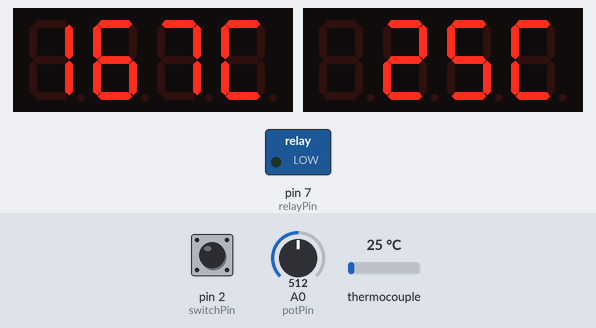
Recording of a sketch running on a simulated Arduino Uno, built with avr-gcc and run on an emulated ATmega328P. Parts: 2 × 4-digit seven-segment display, switched loads named in the sketch (green lamp = pin HIGH). The inputs (shaded band) are chosen by the test bench; at power-on: pin 2 (switchPin) LOW, thermocouple 25 °C, A0 (potPin) = 512.

Above: at 1.7 s.
1.8 s: pin 2 (switchPin) pulled HIGH for 0.25 s
At 2.02 s:
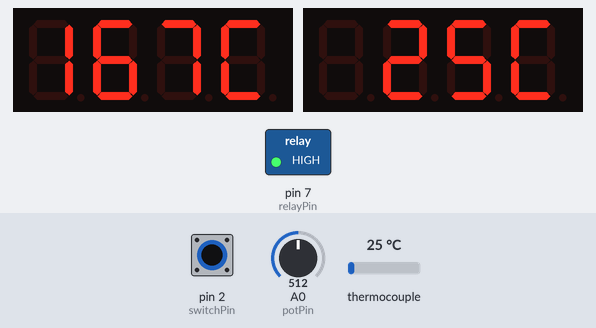
3.7 s: thermocouple set to 6 °C
At 4.7 s:
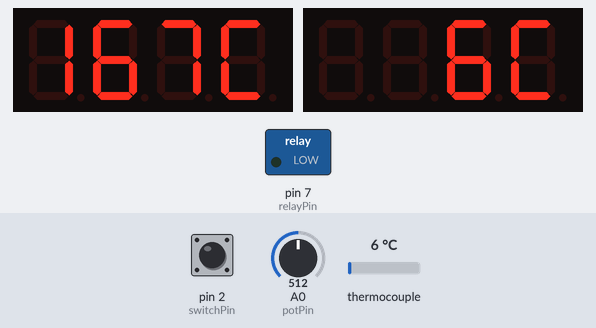
5.2 s: A0 (potPin) set to 716
At 5.8 s:
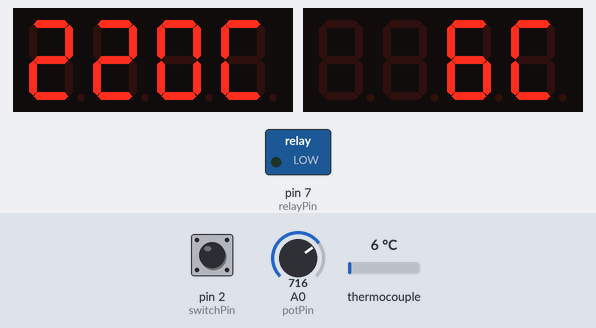
6.9 s: thermocouple set to 75 °C
At 7.8 s:
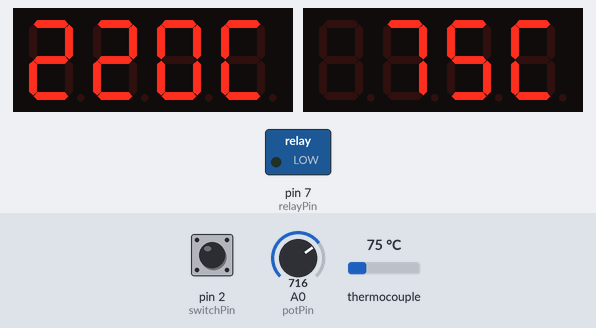
8.6 s: A0 (potPin) set to 900
At 9.9 s:
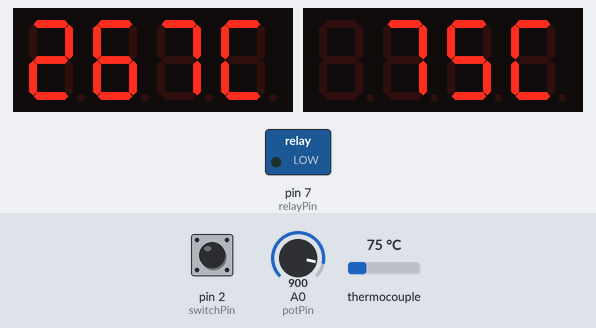
10.2 s: thermocouple set to 150 °C
At 11.5 s:
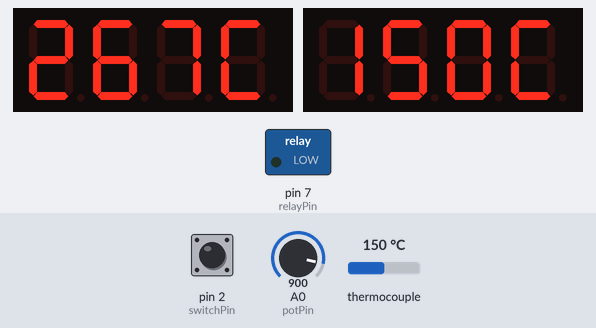
Timing chart, 0 to 12.8 s (numbered marks = the images above; inputs shaded):
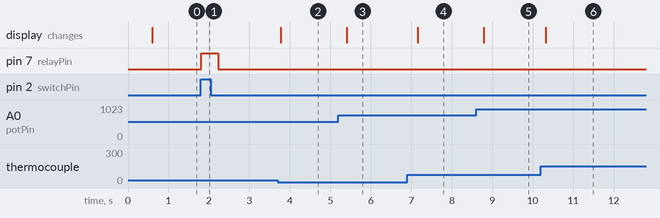

Measured:
- after the input at 1.8 s, pin 7 (relayPin): LOW → HIGH at once, → LOW 0.42 s later
- after the input at 3.7 s, the display: changes after 0.07 s (image 2)
- after the input at 5.2 s, the display: changes after 0.20 s (image 3)
- after the input at 6.9 s, the display: changes after 0.26 s (image 4)
- after the input at 8.6 s, the display: changes after 0.19 s (image 5)
- after the input at 10.2 s, the display: changes after 0.13 s (image 6)

The sketch:

Temperature_Control_Firmware.ino
```cpp
// Include necessary libraries
#include <TM1637Display.h> // Library for the 4-digit 7-segment display
#include <max6675.h>      // Thermocouple Library

// --- Pin Definitions ---
// TM1637 Display 1 Pins
const int CLK1 = A4; // Clock pin for the first TM1637
const int DIO1 = A5; // Data I/O pin for the first TM1637
const int CLK2 = 8; // Clock pin for the second TM1637
const int DIO2 = 9; // Data I/O pin for the second TM1637

const int thermocoupleSO = 12; // SPI MISO
const int thermocoupleCS = 10; // SPI Chip Select
const int thermocoupleSCK = 13; // SPI Clock

const int switchPin = 2;  // Pin for the mode selection switch
const int potPin = A0;    // Analog pin for potentiometer
const int relayPin = 7;   // PWM pin for Solid State Relay

// --- TM1637 Display Instances ---
TM1637Display display1(CLK1, DIO1);
TM1637Display display2(CLK2, DIO2);

// --- Manual Segment Definitions for Characters ---
const uint8_t SEG_E_ = 0b01111001; // Character 'E'
const uint8_t SEG_r_ = 0b01010000; // Character 'r'
const uint8_t SEG_C_ = 0b00111001; // Character 'C'
const uint8_t errMessage[] = {SEG_E_, SEG_r_, SEG_r_};

// --- Thermocouple Configuration ---
MAX6675 thermocouple(thermocoupleSCK, thermocoupleCS, thermocoupleSO);

// --- Global Variables ---
float selectedTempC = 25.0; // Default selected temperature in Celsius
float actualTempC = 0.0;    // Actual temperature from thermocouple
bool HEAT_STATUS = false; // Mode is now controlled directly by the switch

// Temperature range for potentiometer
const float minTempPot = 35.0;
const float maxTempPot = 300.0;

// --- Setup Function ---
void setup() {
  digitalWrite(switchPin, LOW);
  pinMode(switchPin, INPUT); // Set the switch pin as input
  pinMode(potPin, INPUT);
  pinMode(relayPin, OUTPUT);

  digitalWrite(relayPin, LOW);

  // Initialize both TM1637 displays
  display1.setBrightness(0x0f);
  display1.clear();
  display2.setBrightness(0x0f);
  display2.clear();

  // Check for thermocouple connection
  delay(500);
  if (isnan(thermocouple.readCelsius())) {
    display1.setSegments(errMessage); // Display "Err" on both screens
    display2.setSegments(errMessage);
    for (;;); // Halt execution
  }
}

// --- Main Loop ---
void loop() {
  handleSwitch(); // Check the state of the switch

  readTemperatures();

  if (HEAT_STATUS == true) {
    controlHeater();
  }
  else {
    handlePotentiometer();
    digitalWrite(relayPin, LOW);
  }
  updateDisplays(); // Update both displays

  delay(150); // Main loop delay
}

// --- Helper Functions ---

// Read the state of the switch to determine the mode
void handleSwitch() {
  if (digitalRead(switchPin) == HIGH)
  {
    HEAT_STATUS = true;
  }
  else  HEAT_STATUS = false;
}

// Read temperature from the thermocouple
void readTemperatures() {
  actualTempC = thermocouple.readCelsius();
}

// Adjust selected temperature with potentiometer
void handlePotentiometer() {
  selectedTempC = ((float)analogRead(potPin)*265.f/1024.f)+35.f;
}

// Control the heater with the relay
void controlHeater() {
  if (HEAT_STATUS == true) {
    if (actualTempC < selectedTempC - 0.5)
    {
      digitalWrite(relayPin, HIGH);
    }
    else
    {
    digitalWrite(relayPin, LOW);
    }
  }
  else
    {
    digitalWrite(relayPin, LOW);
    }
}

// Update both TM1637 displays
void updateDisplays() {

    int set_temp = (int)selectedTempC;
    uint8_t segments_c1[] = {SEG_C_};
    display1.showNumberDec(set_temp, false, 3, 0);
    display1.setSegments(segments_c1, 1, 3);
    int actual_temp = (int)actualTempC;
    uint8_t segments_c2[] = {SEG_C_};
    display2.showNumberDec(actual_temp, false, 3, 0);
    display2.setSegments(segments_c2, 1, 3);
}
```
